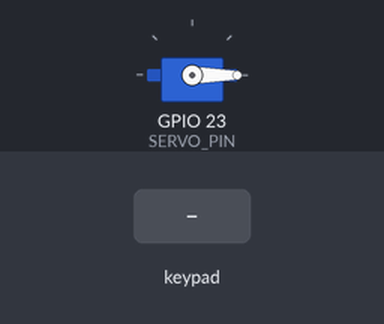
A sketch run on a simulated ESP32. On the bench: servo. Inputs (shaded band) come from the test bench. WiFi joins after 1.5 s; servers stay silent unless stated; what the sketch prints to the serial monitor is not drawn.

Above: at 3.0 s.
3.1 s: keypad keys 1 2 3 4 # pressed 0.4 s apart
At 5.8 s:
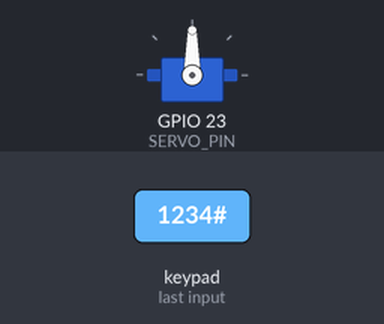
8.1 s: key 'A' pressed
9.6 s: key 'B' pressed
11.1 s: keypad keys 1 2 3 4 * pressed 0.4 s apart
14.6 s: key 'C' pressed
16.1 s: keypad keys 1 2 3 4 A pressed 0.4 s apart
Timing chart, 0 to 19.1 s (numbered marks = the images above; inputs shaded):
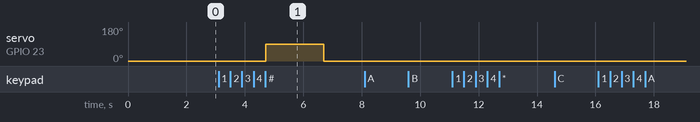

The sketch:

sketch_mar29b.ino
```cpp
#define BLYNK_TEMPLATE_ID "TMPL3xW5WGAlZ"

#define BLYNK_TEMPLATE_NAME "GassNotify"

#define BLYNK_AUTH_TOKEN "e7JLQ1rNwKhAcY3Prw5F29CUhTFfuvAt"


#include <WiFi.h>

#include <BlynkSimpleEsp32.h>

#include <ESP32Servo.h>

#include <Keypad.h>


// WiFi Credentials

char ssid[] = "Geethanjali";

char pass[] = "campus@123456";


// Servo Motor

Servo servo;

#define SERVO_PIN 23  // Servo connected to GPIO 23


// Keypad Configuration

const byte ROWS = 4;

const byte COLS = 4;

char keys[ROWS][COLS] = {

  {'1', '2', '3', 'A'},

  {'4', '5', '6', 'B'},

  {'7', '8', '9', 'C'},

  {'*', '0', '#', 'D'}

};


byte rowPins[ROWS] = {33, 25, 26, 14}; // Adjusted GPIOs

byte colPins[COLS] = {27, 13, 22, 4};


Keypad keypad = Keypad(makeKeymap(keys), rowPins, colPins, ROWS, COLS);


// Define password

String correctPassword = "1234";

String inputPassword = "";


void setup() {

  Serial.begin(115200);

  Blynk.begin(BLYNK_AUTH_TOKEN, ssid, pass);


  servo.attach(SERVO_PIN);

  servo.write(0);  // Default position


  Serial.println("Enter Password:");

}


void loop() {

  Blynk.run();


  char key = keypad.getKey();


  if (key) {

    Serial.print("Key Pressed: ");

    Serial.println(key);


    if (key == '#') { // Check password when '#' is pressed

      checkPassword();

    }

    else if (key == '*') { // Clear password

      inputPassword = "";

      Serial.println("Password Cleared");

    }

    else {

      inputPassword += key;

      Serial.print("Entered: ");

      Serial.println(inputPassword);

    }

  }

}


// Function to check password

void checkPassword() {

  if (inputPassword == correctPassword) {

    Serial.println("✅ Access Granted - Moving Servo...");

    servo.write(90);  // Move servo to 90°

    Blynk.logEvent("servo_moved", "⚠ Servo moved to 90°! Check the system.");

    delay(2000);

    servo.write(0);  // Reset back to 0°

  } else {

    Serial.println("❌ Access Denied");

  }


  inputPassword = ""; // Reset input

}
```

Measured:
- after the input at 3.1 s, servo on GPIO 23 (SERVO_PIN): 0° → 90° after 1.6 s, → 0° 2.0 s later
- after the input at 8.1 s, every drawn part: stays the same
- after the input at 9.6 s, every drawn part: stays the same
- after the input at 11.1 s, every drawn part: stays the same
- after the input at 14.6 s, every drawn part: stays the same
- after the input at 16.1 s, every drawn part: stays the same
